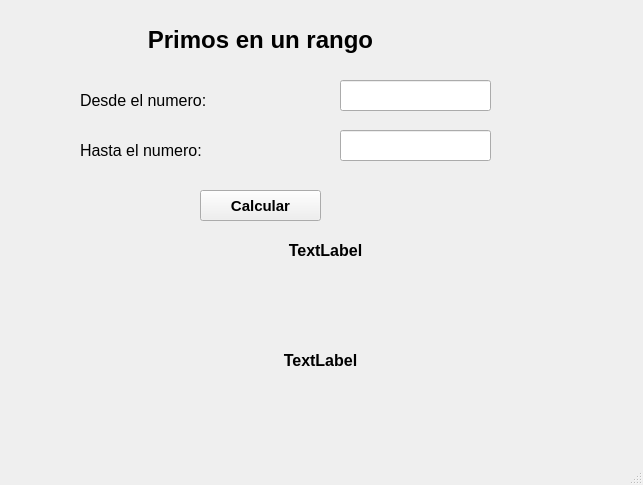
<?xml version="1.0" encoding="UTF-8"?>
<ui version="4.0">
 <class>MainWindow</class>
 <widget class="QMainWindow" name="MainWindow">
  <property name="geometry">
   <rect>
    <x>0</x>
    <y>0</y>
    <width>643</width>
    <height>485</height>
   </rect>
  </property>
  <property name="windowTitle">
   <string>MainWindow</string>
  </property>
  <widget class="QWidget" name="centralwidget">
   <widget class="QLabel" name="label">
    <property name="geometry">
     <rect>
      <x>140</x>
      <y>0</y>
      <width>241</width>
      <height>81</height>
     </rect>
    </property>
    <property name="text">
     <string>&lt;html&gt;&lt;head/&gt;&lt;body&gt;&lt;p align=&quot;center&quot;&gt;&lt;span style=&quot; font-size:18pt; font-weight:600;&quot;&gt;Primos en un rango&lt;/span&gt;&lt;/p&gt;&lt;/body&gt;&lt;/html&gt;</string>
    </property>
   </widget>
   <widget class="QLabel" name="label_2">
    <property name="geometry">
     <rect>
      <x>80</x>
      <y>80</y>
      <width>131</width>
      <height>41</height>
     </rect>
    </property>
    <property name="text">
     <string>&lt;html&gt;&lt;head/&gt;&lt;body&gt;&lt;p&gt;&lt;span style=&quot; font-size:12pt;&quot;&gt;Desde el numero:&lt;/span&gt;&lt;/p&gt;&lt;/body&gt;&lt;/html&gt;</string>
    </property>
   </widget>
   <widget class="QLineEdit" name="txtRangouno">
    <property name="geometry">
     <rect>
      <x>340</x>
      <y>80</y>
      <width>151</width>
      <height>31</height>
     </rect>
    </property>
   </widget>
   <widget class="QPushButton" name="btnCalcular">
    <property name="geometry">
     <rect>
      <x>200</x>
      <y>190</y>
      <width>121</width>
      <height>31</height>
     </rect>
    </property>
    <property name="font">
     <font>
      <pointsize>11</pointsize>
      <weight>75</weight>
      <bold>true</bold>
     </font>
    </property>
    <property name="text">
     <string>Calcular</string>
    </property>
   </widget>
   <widget class="QLabel" name="labSalida">
    <property name="geometry">
     <rect>
      <x>50</x>
      <y>230</y>
      <width>551</width>
      <height>41</height>
     </rect>
    </property>
    <property name="text">
     <string>&lt;html&gt;&lt;head/&gt;&lt;body&gt;&lt;p align=&quot;center&quot;&gt;&lt;span style=&quot; font-size:12pt; font-weight:600;&quot;&gt;TextLabel&lt;/span&gt;&lt;/p&gt;&lt;/body&gt;&lt;/html&gt;</string>
    </property>
   </widget>
   <widget class="QLabel" name="label_3">
    <property name="geometry">
     <rect>
      <x>80</x>
      <y>120</y>
      <width>181</width>
      <height>61</height>
     </rect>
    </property>
    <property name="text">
     <string>&lt;html&gt;&lt;head/&gt;&lt;body&gt;&lt;p&gt;&lt;span style=&quot; font-size:12pt;&quot;&gt;Hasta el numero:&lt;/span&gt;&lt;/p&gt;&lt;/body&gt;&lt;/html&gt;</string>
    </property>
   </widget>
   <widget class="QLineEdit" name="txtRangodos">
    <property name="geometry">
     <rect>
      <x>340</x>
      <y>130</y>
      <width>151</width>
      <height>31</height>
     </rect>
    </property>
   </widget>
   <widget class="QLabel" name="labSalida_2">
    <property name="geometry">
     <rect>
      <x>140</x>
      <y>310</y>
      <width>361</width>
      <height>101</height>
     </rect>
    </property>
    <property name="text">
     <string>&lt;html&gt;&lt;head/&gt;&lt;body&gt;&lt;p align=&quot;center&quot;&gt;&lt;span style=&quot; font-size:12pt; font-weight:600;&quot;&gt;TextLabel&lt;/span&gt;&lt;/p&gt;&lt;/body&gt;&lt;/html&gt;</string>
    </property>
   </widget>
  </widget>
  <widget class="QMenuBar" name="menubar">
   <property name="geometry">
    <rect>
     <x>0</x>
     <y>0</y>
     <width>643</width>
     <height>21</height>
    </rect>
   </property>
  </widget>
  <widget class="QStatusBar" name="statusbar"/>
 </widget>
 <resources/>
 <connections/>
</ui>
